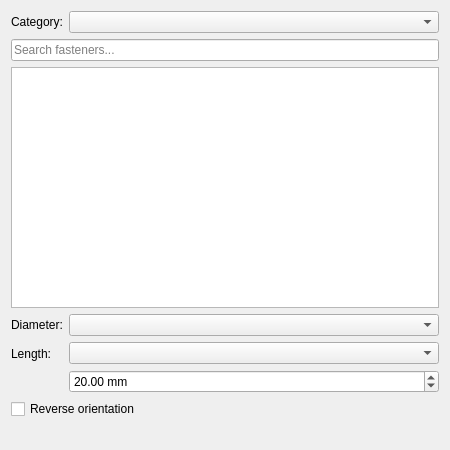
<?xml version="1.0" encoding="UTF-8"?>
<ui version="4.0">
 <class>TaskAssemblyInsertFastener</class>
 <widget class="QWidget" name="TaskAssemblyInsertFastener">
  <property name="geometry">
   <rect>
    <x>0</x>
    <y>0</y>
    <width>450</width>
    <height>450</height>
   </rect>
  </property>
  <property name="windowTitle">
   <string>Insert Fastener</string>
  </property>
  <layout class="QVBoxLayout" name="verticalLayout">
   <item>
    <layout class="QFormLayout" name="formLayoutTop">
     <item row="0" column="0">
      <widget class="QLabel" name="labelCategory">
       <property name="text">
        <string>Category:</string>
       </property>
      </widget>
     </item>
     <item row="0" column="1">
      <widget class="QComboBox" name="cb_category"/>
     </item>
    </layout>
   </item>
   <item>
    <widget class="QLineEdit" name="le_search">
     <property name="placeholderText">
      <string>Search fasteners...</string>
     </property>
     <property name="clearButtonEnabled">
      <bool>true</bool>
     </property>
    </widget>
   </item>
   <item>
    <widget class="QListWidget" name="lw_type">
     <property name="sizePolicy">
      <sizepolicy hsizetype="Expanding" vsizetype="Expanding">
       <horstretch>0</horstretch>
       <verstretch>1</verstretch>
      </sizepolicy>
     </property>
     <property name="alternatingRowColors">
      <bool>true</bool>
     </property>
    </widget>
   </item>
   <item>
    <layout class="QFormLayout" name="formLayoutBottom">
     <item row="0" column="0">
      <widget class="QLabel" name="labelDiameter">
       <property name="text">
        <string>Diameter:</string>
       </property>
      </widget>
     </item>
     <item row="0" column="1">
      <widget class="QComboBox" name="cb_diameter"/>
     </item>
     <item row="1" column="0">
      <widget class="QLabel" name="labelLength">
       <property name="text">
        <string>Length:</string>
       </property>
      </widget>
     </item>
     <item row="1" column="1">
      <layout class="QVBoxLayout" name="lengthLayout">
       <property name="leftMargin">
        <number>0</number>
       </property>
       <property name="topMargin">
        <number>0</number>
       </property>
       <property name="rightMargin">
        <number>0</number>
       </property>
       <property name="bottomMargin">
        <number>0</number>
       </property>
       <item>
        <widget class="QComboBox" name="cb_length"/>
       </item>
       <item>
        <widget class="QDoubleSpinBox" name="sb_length">
         <property name="minimum">
          <double>1.0</double>
         </property>
         <property name="maximum">
          <double>1000.0</double>
         </property>
         <property name="value">
          <double>20.0</double>
         </property>
         <property name="suffix">
          <string> mm</string>
         </property>
        </widget>
       </item>
      </layout>
     </item>
     <item row="2" column="0" colspan="2">
      <widget class="QCheckBox" name="cb_reverse">
       <property name="text">
        <string>Reverse orientation</string>
       </property>
      </widget>
     </item>
    </layout>
   </item>
   <item>
    <widget class="QLabel" name="info_label">
     <property name="text">
      <string/>
     </property>
     <property name="wordWrap">
      <bool>true</bool>
     </property>
    </widget>
   </item>
  </layout>
 </widget>
 <resources/>
 <connections/>
</ui>
